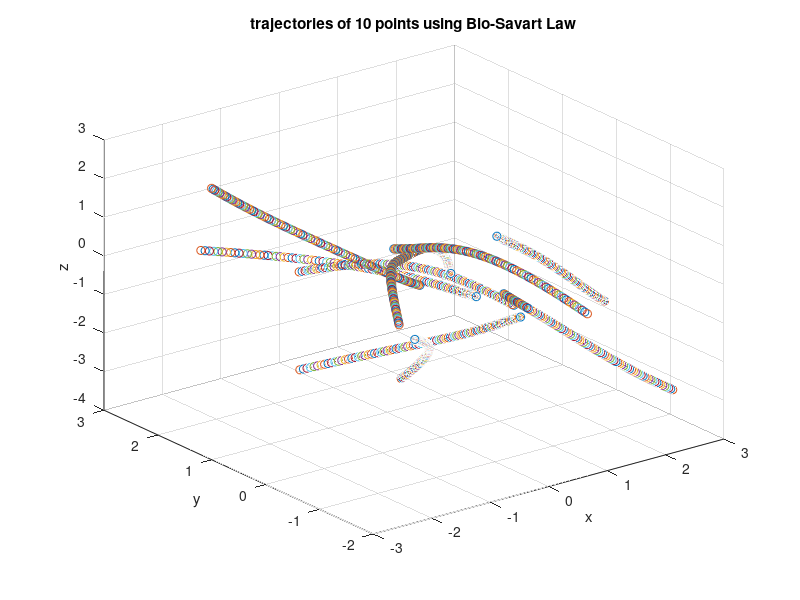

MATLAB code for this plot:
%% title:10 points in 3D using regularised Bio-Savart Law
clear all;
clc;
%% initialization
%the consequence of the vortex particles
n=10;
%time step length
dt=0.015;  t=100;
%3-D model in inertial frame, supposing the max time step is L*dt
core=1;        %constant
u=cell(n,t);   %3 vectors
w=cell(n,t);
r=cell(n,t);
%set the n particles, but the orders of u,w,r are not sure
for i=1:n
    r{i,1}=2*rand(1,3)-1;w{i,1}=2*rand(1,3)-1;u{i,1}=2*rand(1,3)-1;%randomly allocated particles
end

%% time-stepping calculation
%at the ith time step
for i=1:t
    %for the jth particle
    for j=1:n
        dw=0;du=0;
        %the kth(not itself) vortex particle's contribution
        for k=1:n
            if k~=j
                R=r{j,i}-r{k,i};
                %depending on the model,'exp' for example
                ro=norm(R/core);
                %different singularised models of f and g
%                 f=0;
%                 g=1;
                  f=sqrt(2/pi)*exp(-0.5*ro^2); 
                  g=erf(ro/sqrt(2))-ro*f;
                
%                  f=7.5/(ro^2+1)^3.5;
%                  g=(ro^3*(ro^2+2.5))/(ro^2+1)^2.5;
                
%                 f=3*exp(-ro^3); 
%                 g=1-f/3;
                du=du+g/(4*pi)*cross(R,w{k,i})/((norm(R))^3);
                dw=dw+dt*(1/(4*pi*core^3)*(-g*cross(w{j,i},w{k,i})/((norm(R/core))^3)+1/(norm(R))^2*(3*g/(norm(R/core)^3)-f)*(w{j,i}*R')*(cross(R,w{k,i}))));               
            end
        end
        %core variation is neglacted
        %refresh the u,r,w of jth particle,maybe Runge-Kutta method could be used
        u{j,i+1}=u{j,i}+du;
        r{j,i+1}=r{j,i}+u{j,i+1}*dt;
        w{j,i+1}=w{j,i}+dw;
    end
end
%% plot by each particle
% X=zeros(1,t);
% Y=zeros(1,t);
% Z=zeros(1,t);
% 
% for j=1:n
%     for i=1:t
%         X(i)=r{j,i}(1);
%         Y(i)=r{j,i}(2);
%         Z(i)=r{j,i}(3);
%     end
%     plot3(X,Y,Z);hold on;
% end
% title('trajectories of 10 points using Bio-Savart Law');
% grid on;
% xlabel('x');
% ylabel('y');
% zlabel('z');
%% plot by each timestep using writevideo
% X=zeros(1,n);
% Y=zeros(1,n);
% Z=zeros(1,n);
% %# preallocate
% nFrames = t;
% vidObj = VideoWriter('Vatistas.avi');
% vidObj.Quality = 100;
% vidObj.FrameRate = 10;
% open(vidObj);
% for i=1:t
%     for j=1:n
%         X(j)=r{j,i}(1);
%         Y(j)=r{j,i}(2);
%         Z(j)=r{j,i}(3);
%     end
%     scatter3(X,Y,Z,'r.');hold on;
%     axis tight;
%     writeVideo(vidObj, getframe(gca));
% end
% %movie(M);
% close(gcf);
% close(vidObj);
% winopen('Vatistas.avi');


%% plot by each timestep using getframe
X=zeros(1,n);
Y=zeros(1,n);
Z=zeros(1,n);
nFrames = t;
mov(1:nFrames) = struct('cdata',[], 'colormap',[]);
for i=1:t    
    for j=1:n
        X(j)=r{j,i}(1);
        Y(j)=r{j,i}(2);
        Z(j)=r{j,i}(3);
    end
    scatter3(X,Y,Z,'r.');hold on;
    if i==1
        title('trajectories of 10 points using Bio-Savart Law');
        grid on;
        xlabel('x');
        ylabel('y');
        zlabel('z');
    end
    mov(i)=getframe(gca);
end
% movie(mov);
% movie2avi(mov, 'BS Laws.avi', 'compression','None', 'fps',10);
% winopen('BS Laws.avi')


